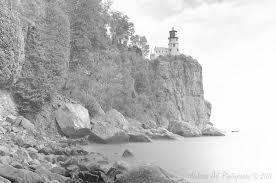
#> input picture Lab-06_Image_Enhancement/1.jpg, 276 x 183 px
$ jupyter execute image-enhancement.ipynb
#> lines starting #> are read from the running program, lines starting #| are printed output that depends on the picture
# DIP Lab 6: Image Enhancement

[cell 1]
from PIL import Image, ImageOps, ImageFilter

image = Image.open('1.jpg')
#> image is the input picture: PIL image 276x183 RGB; min 11, max 255, mean 186.1
image

### Histogram Equalization:

[cell 2]
# Histogram Equalization
image_equalized = ImageOps.equalize(image)
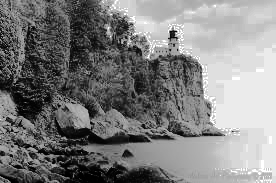
#> image_equalized: PIL image 276x183 RGB; min 0, max 255, mean 127.4
image_equalized

[cell 3]
# Plotting Histogram
import matplotlib.pyplot as plt
def histogram(image,text):
#> called with text = 'Original Image'
    image = image.convert('L')
#> image: PIL image 276x183 L
    data = list(image.getdata())
#> data = 50508 items
    plt.hist(data, density=True,bins=255)
    plt.title(text)
    plt.show()
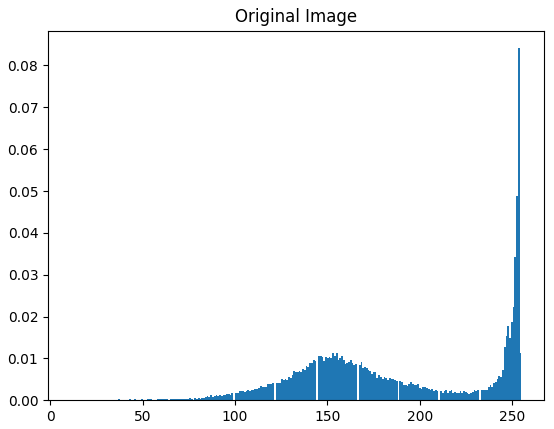
#> figure drawn by matplotlib, 1 panel; tallest bar 0.0841 high, from x = 253.1 to 254

# Original Image Histogram
histogram(image,"Original Image")
# Equalized Image Histogram
histogram(image_equalized,"Histogram Equalized Image")
#> call 2 of histogram, with text = 'Histogram Equalized Image'
#> in histogram (call 2), `plt.show()`:
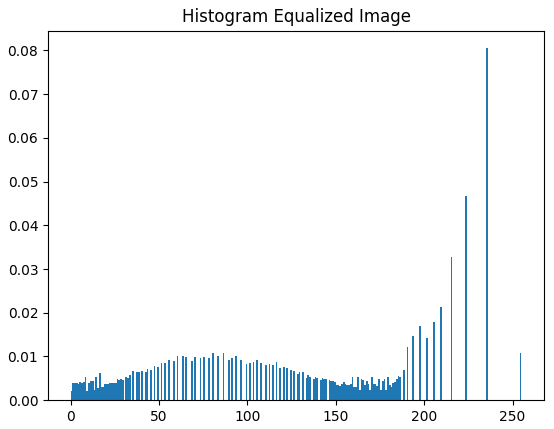
#> figure drawn by matplotlib, 1 panel; tallest bar 0.0805 high, from x = 235 to 236

### Contrast Stretching:

[cell 4]
# Contrast Stretching
import numpy as np

max_value = np.amax(image)
#> max_value = 255
min_value = np.amin(image)
#> min_value = 11
diff = max_value - min_value
#> diff = 244
width, height = image.size
#> width = 276; height = 183

for x in range(0,width):
    for y in range(0, height):
        pixel = image.getpixel((x,y))
        pixel = (pixel - min_value) * (255 // diff)
        image.putpixel((x,y),tuple(pixel))
#> image: PIL image 276x183 RGB
image
